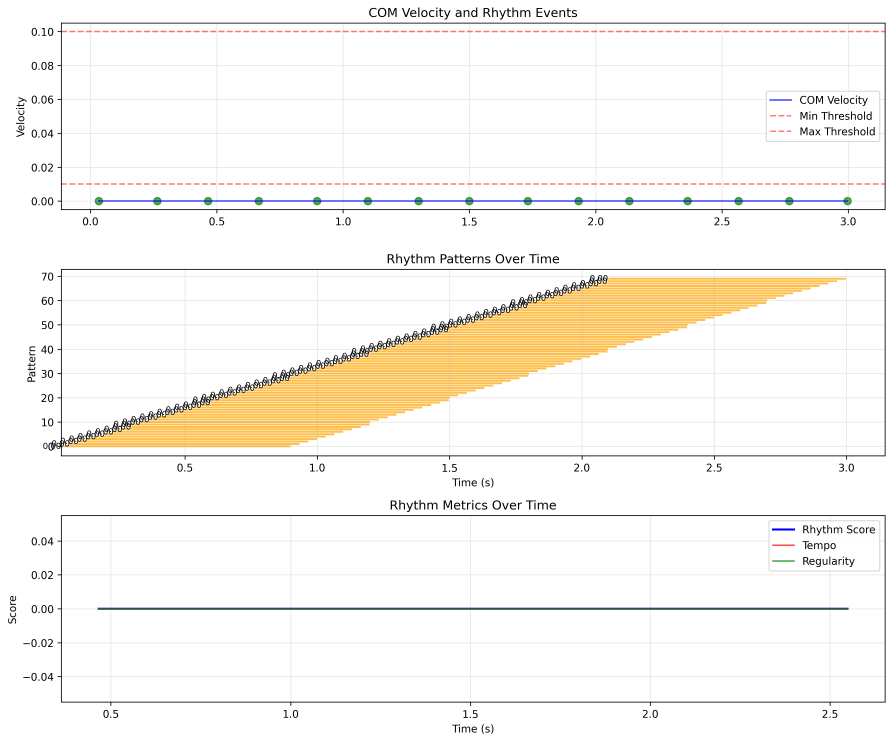
#> input picture test_movement_classification.png, 3569 x 2968 px (shown at 1/4 size); its folder holds 3 pictures in this run; the run also reads 1 picture not shown here
$ python create_composite_from_keyframes.py . out.png
#> lines starting #> are read from the running program, lines starting #| are printed output that depends on the picture
#!/usr/bin/env python3
"""
Script to create a composite image from keyframe images.
"""

import cv2
import numpy as np
import os
from pathlib import Path
import argparse

def create_composite_from_keyframes(keyframes_dir: str, output_path: str, alpha: float = 0.4):
    """
    Create a composite image from keyframe images with transparency overlay.

    Args:
        keyframes_dir: Directory containing keyframe images
        output_path: Path for output composite image
        alpha: Transparency factor (0.0-1.0, lower = more transparent)
    """
#> called with keyframes_dir = '.', output_path = 'out.png', alpha = 0.4
    keyframes_path = Path(keyframes_dir)

    if not keyframes_path.exists():
        print(f"Error: Keyframes directory not found: {keyframes_dir}")
        return False

    # Get all PNG images in the directory
    image_files = sorted([f for f in keyframes_path.glob("*.png")])

    if not image_files:
        print(f"Error: No PNG images found in {keyframes_dir}")
        return False

    print(f"Found {len(image_files)} keyframe images")

    # Load the first image to get dimensions
    first_image = cv2.imread(str(image_files[0]))
#> first_image is the input picture: shape (2968, 3569, 3); mean B, G, R 240.8, 245.8, 249
    if first_image is None:
        print(f"Error: Could not load first image: {image_files[0]}")
        return False

    height, width = first_image.shape[:2]
#> height = 2968; width = 3569
    print(f"Image dimensions: {width}x{height}")
#| Image dimensions: 3569x2968

    # Create composite (start with first image)
    composite = first_image.astype(np.float32)

    # Overlay each subsequent image with transparency
    for i, image_file in enumerate(image_files[1:], 1):
        print(f"Processing {image_file.name} ({i+1}/{len(image_files)})")

        # Load image
        image = cv2.imread(str(image_file))
        if image is None:
            print(f"Warning: Could not load {image_file.name}, skipping...")
            continue

        # Resize if dimensions don't match
        if image.shape[:2] != (height, width):
            image = cv2.resize(image, (width, height))
#> image: shape (2968, 3569, 3); every value is 50

        # Convert to float for blending
        image = image.astype(np.float32)
#> image: shape (2968, 3569, 3) float32; every value is 50

        # Blend with composite
        composite = cv2.addWeighted(composite, 1 - alpha, image, alpha, 0)
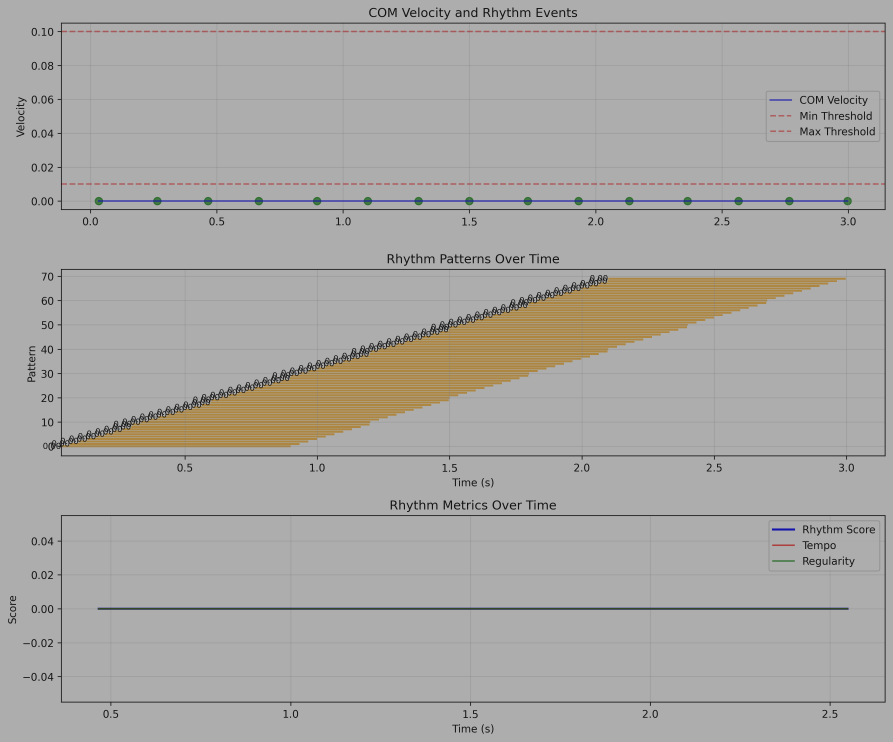
#> composite: shape (2968, 3569, 3) float32 (shown at 1/4 size); mean B, G, R 150, 152.1, 153.9
#> pass 2 of the loop in create_composite_from_keyframes, `for i, image_file in enumerate(image_files[1:], 1):`:
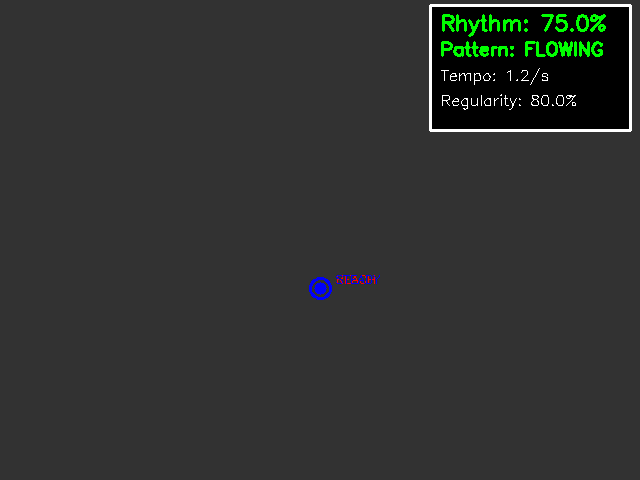
#> input picture test_rhythm_visualization.png, 640 x 480 px
#> in create_composite_from_keyframes, image is the input picture: shape (480, 640, 3); mean B, G, R 48.1, 49.7, 47.8
#> in create_composite_from_keyframes, `image = cv2.resize(image, (width, height))`:
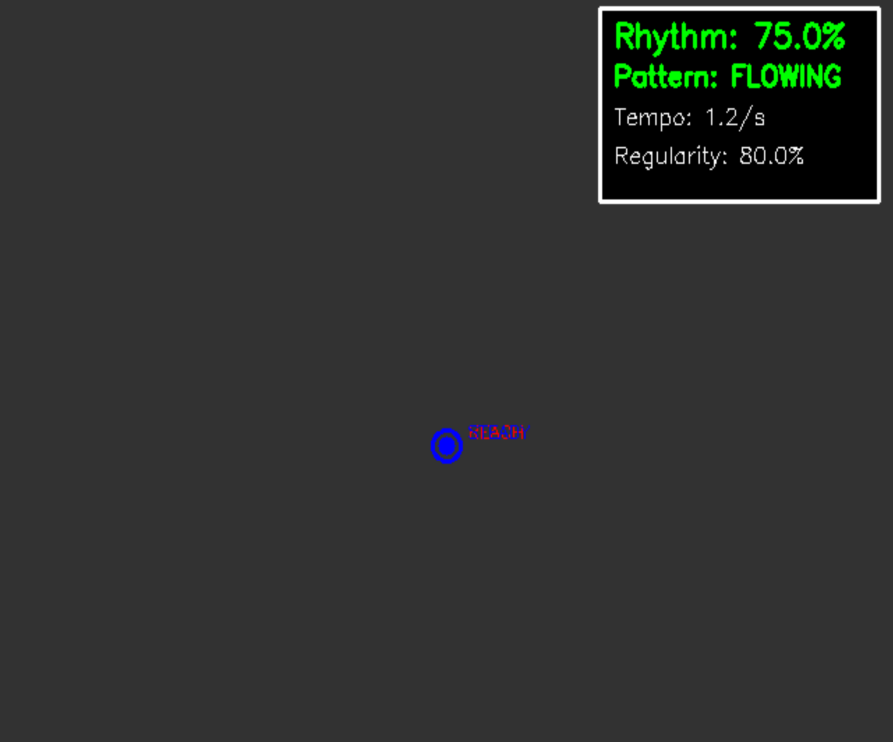
#> image: shape (2968, 3569, 3) (shown at 1/4 size); mean B, G, R 48.1, 49.7, 47.8
#> in create_composite_from_keyframes, `composite = cv2.addWeighted(composite, 1 - alpha, image, alpha, 0)`:
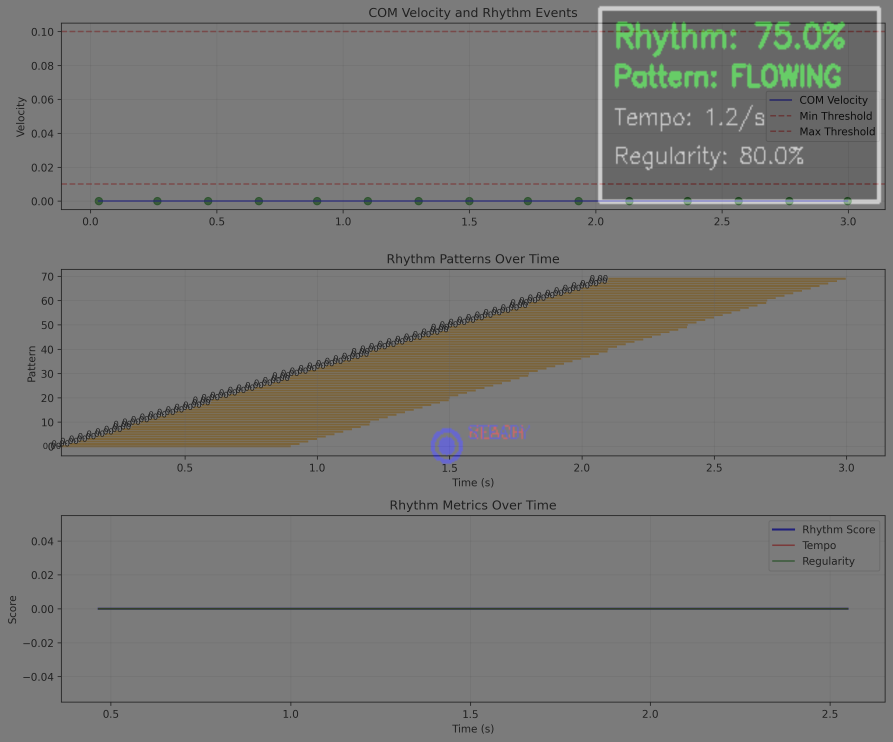
#> composite: shape (2968, 3569, 3) float32 (shown at 1/4 size); mean B, G, R 120.9, 124.3, 123.8

    # Convert back to uint8
    composite = np.clip(composite, 0, 255).astype(np.uint8)
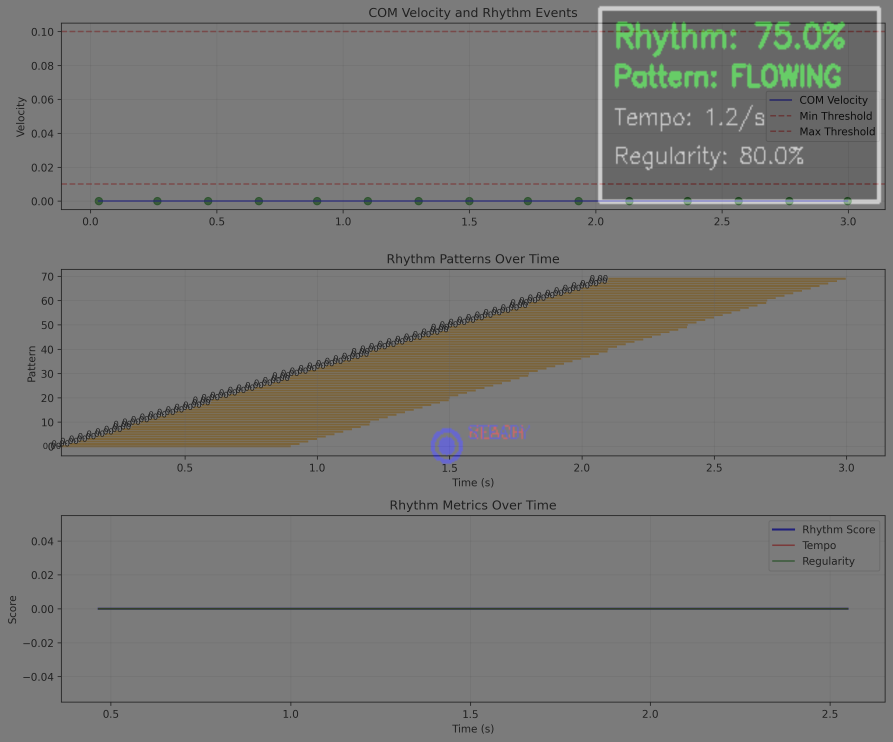
#> composite: shape (2968, 3569, 3) (shown at 1/4 size); mean B, G, R 117.2, 119.6, 120

    # Add title and information
    title_text = f"Climbing Sequence Composite - {len(image_files)} Keyframes"
    cv2.putText(composite, title_text, (10, 30), cv2.FONT_HERSHEY_SIMPLEX, 0.8, (255, 255, 255), 2)

    # Save composite image
    cv2.imwrite(output_path, composite)
    print(f"Composite image saved to: {output_path}")

    return True

def main():
    parser = argparse.ArgumentParser(description="Create composite image from keyframe images")
    parser.add_argument("keyframes_dir", help="Directory containing keyframe images")
    parser.add_argument("output_path", help="Path for output composite image")
    parser.add_argument("--alpha", type=float, default=0.4,
                       help="Transparency factor (0.0-1.0, default: 0.4)")

    args = parser.parse_args()

    success = create_composite_from_keyframes(args.keyframes_dir, args.output_path, args.alpha)

    if success:
        print("✅ Composite creation completed!")
    else:
        print("❌ Composite creation failed!")
        return 1

    return 0

if __name__ == "__main__":
    exit(main())
#> (the program exits here)
